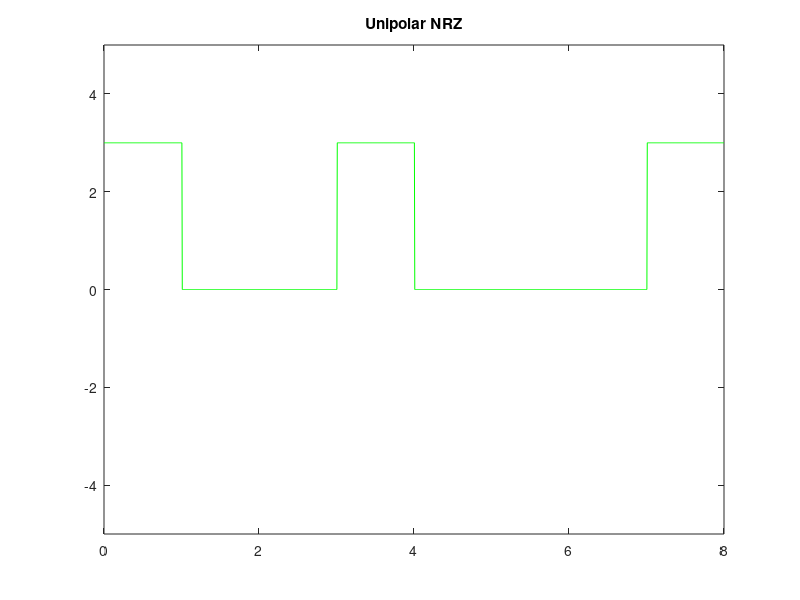

This figure's MATLAB source:
n=[1 0 0 1 0 0 0 1]; %145D
for i=1:length(n)
    if n(i) == 1
        n(i)=3;
    else
        n(i)=0;
    end
end

in=1;

br = 1;
bs = 200;
T = length(n)/br;
%disp(T);
N = bs*length(n);
%disp(N);
dt = T/N;
%disp(dt);
t = 0:dt:T;
%t=0:.0001:length(n);
% disp(length(t));
yy = zeros(1, length(t));
% disp(length(yy));
for j=1:length(t)
    if t(j)<=in
        yy(j)=n(in);
    else
        yy(j)=n(in); 
    in=in+1;
    end
end
%title('Unipolar NRZ');
plot(t,yy,'g-');
title('Unipolar NRZ');
axis([0 length(n) -5 5]);


origin = zeros(1, length(n));
 for i = 1:length(n) / br
     count = 0;
     for j = 1:br
         if(yy(((i-1) * br) + j) == 3)
             count = count + 1;
        end
    end
    if(count < br / 2)
         origin(i) = 0;
     else 
         origin(i) = 1;
     end
 end
 
 disp(origin);
    